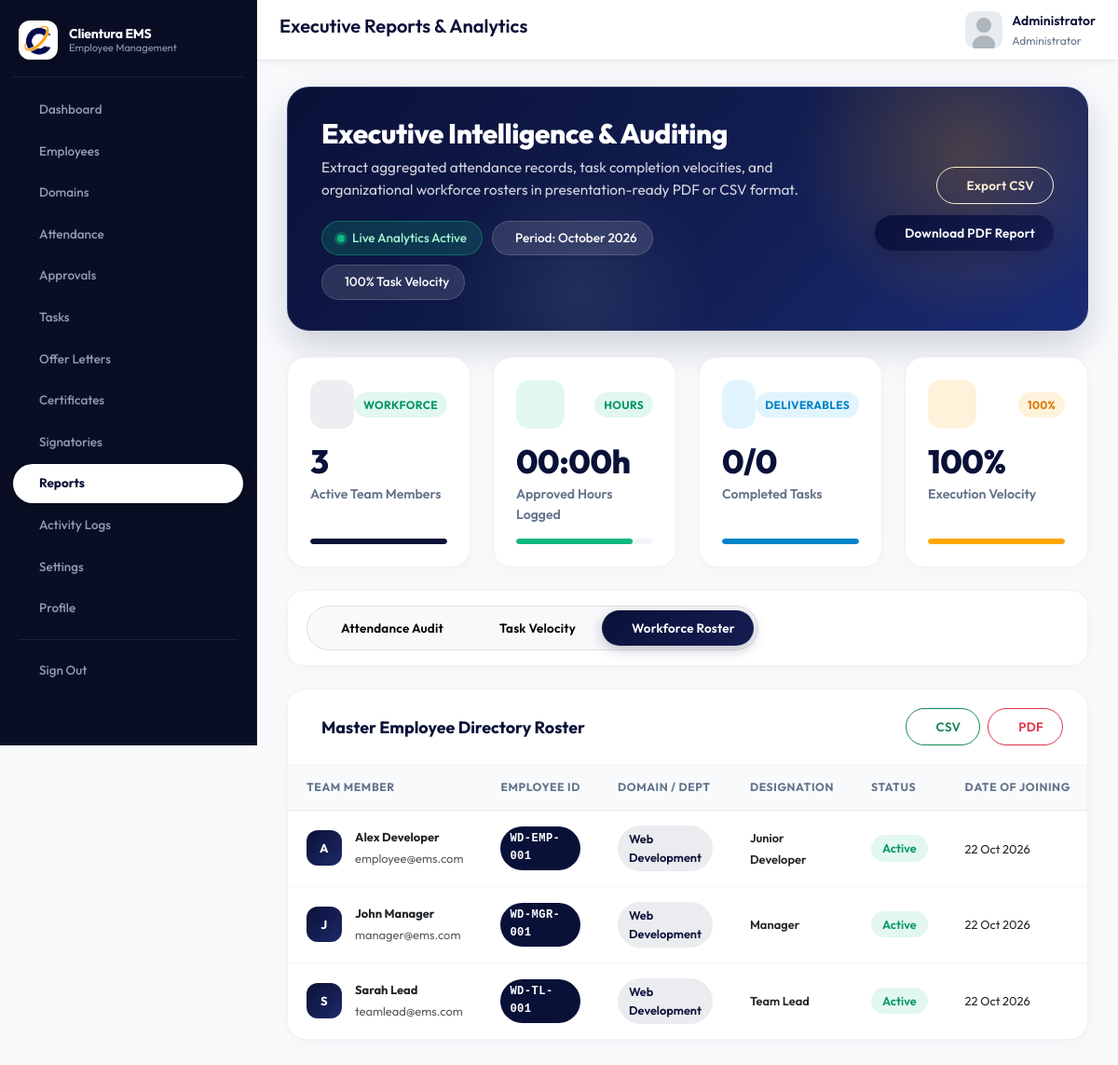
The app's page /admin/reports.php?type=employees (signed in) with its own data.
### tables this page shows
CREATE TABLE IF NOT EXISTS `employees` (
  `id` INT AUTO_INCREMENT PRIMARY KEY,
  `employee_id` VARCHAR(50) NOT NULL UNIQUE,
  `name` VARCHAR(100) NOT NULL,
  `email` VARCHAR(100) NOT NULL UNIQUE,
  `password` VARCHAR(255) NOT NULL,
  `phone` VARCHAR(20) DEFAULT NULL,
  `domain_id` INT DEFAULT NULL,
  `designation` VARCHAR(100) DEFAULT NULL,
  `date_of_joining` DATE DEFAULT NULL,
  `status` ENUM('active', 'inactive', 'terminated') DEFAULT 'active',
  `role_id` INT DEFAULT NULL,
  `team_lead_id` INT DEFAULT NULL,
  `requires_checkin` TINYINT(1) DEFAULT 1,
  `avatar` VARCHAR(255) DEFAULT NULL,
  `last_login` DATETIME DEFAULT NULL,
  `last_activity` DATETIME DEFAULT NULL,
  `created_at` TIMESTAMP DEFAULT CURRENT_TIMESTAMP,
  `updated_at` TIMESTAMP DEFAULT CURRENT_TIMESTAMP ON UPDATE CURRENT_TIMESTAMP,
  INDEX (`domain_id`),
  INDEX (`role_id`),
  INDEX (`team_lead_id`)
);

CREATE TABLE IF NOT EXISTS `domains` (
  `id` INT AUTO_INCREMENT PRIMARY KEY,
  `name` VARCHAR(100) NOT NULL,
  `code` VARCHAR(10) NOT NULL UNIQUE,
  `description` TEXT DEFAULT NULL,
  `status` ENUM('active', 'inactive') DEFAULT 'active',
  `created_at` TIMESTAMP DEFAULT CURRENT_TIMESTAMP
);

### admin/reports.php (the view, shortened to what the rows shown need)
<?php
require_once __DIR__ . '/../config/config.php';
$reportType = $_GET['type'] ?? 'attendance';
$month = $_GET['month'] ?? date('m');
$year = $_GET['year'] ?? date('Y');
$attendanceSummary = fetchAll(
    "SELECT e.name, e.employee_id, e.avatar,
        COUNT(a.id) as total_days,
        SUM(CASE WHEN a.status = 'approved' THEN 1 ELSE 0 END) as approved,
        SEC_TO_TIME(SUM(TIME_TO_SEC(a.total_hours))) as total_hours
     FROM employees e
     LEFT JOIN attendance a ON e.id = a.employee_id AND MONTH(a.date) = ? AND YEAR(a.date) = ?
     WHERE e.status = 'active'
     GROUP BY e.id
     ORDER BY e.name",
    "ii",
    [$month, $year]
);
require_once __DIR__ . '/../includes/header.php';
?>
<div class="main-content">
    <header class="main-header">
        <div class="header-left">
            <h1 class="page-title">Executive Reports & Analytics</h1>
        </div>
    </header>
    <div class="content-wrapper">
        <div class="saas-hero">
            <div class="row align-items-center">
                <div class="col-lg-8">
                    <div class="saas-hero-content">
                        <h2 class="saas-hero-title">Executive Intelligence & Auditing</h2>
                    </div>
                </div>
            </div>
        </div>
        <?php if ($reportType === 'attendance'): ?>
        <div class="saas-card">
            <div class="saas-card-header">
                <h5 class="saas-card-title">
                    <?php echo pika_icon('calendar', 'text-primary', 20); ?>
                    Monthly Attendance Audit (<?php echo date('F Y', mktime(0, 0, 0, $month, 1, $year)); ?>)
                </h5>
                <div class="d-flex gap-2">
                    <a href="?type=attendance&month=<?php echo $month; ?>&year=<?php echo $year; ?>&export=csv" class="btn btn-sm btn-outline-success">
                        <?php echo pika_icon('download', 'me-1', 13); ?> CSV
                    </a>
                    <a href="?type=attendance&month=<?php echo $month; ?>&year=<?php echo $year; ?>&export=pdf" class="btn btn-sm btn-outline-danger">
                        <?php echo pika_icon('file-text', 'me-1', 13); ?> PDF
                    </a>
                </div>
            </div>
            <div class="table-responsive">
                <table class="saas-table">
                    <thead>
                        <tr>
                            <th>Team Member</th>
                            <th>Employee ID</th>
                            <th>Days Present</th>
                            <th>Verified Sessions</th>
                            <th>Total Logged Hours</th>
                            <th>Punctuality Rate</th>
                        </tr>
                    </thead>
                    <tbody>
                        <?php foreach ($attendanceSummary as $row):
                            $initials = strtoupper(substr($row['name'], 0, 1));
                            $present = intval($row['total_days'] ?? 0);
                            $approved = intval($row['approved'] ?? 0);
                            $approvalPct = $present > 0 ? round(($approved / $present) * 100) : 100;
                        ?>
                        <tr>
                            <td>
                                <div class="saas-user-cell">
                                    <?php if (!empty($row['avatar'])): ?>
                                    <img src="<?php echo getAvatar($row['avatar']); ?>" class="saas-avatar" style="width: 38px; height: 38px;" alt="">
                                    <?php else: ?>
                                    <div class="saas-avatar-initials" style="width: 38px; height: 38px; font-size: 13px;"><?php echo $initials; ?></div>
                                    <?php endif; ?>
                                    <div>
                                        <div class="fw-bold text-dark small"><?php echo htmlspecialchars($row['name']); ?></div>
                                    </div>
                                </div>
                            </td>
                            <td>
                                <span class="saas-id-badge"><?php echo htmlspecialchars($row['employee_id']); ?></span>
                            </td>
                            <td>
                                <span class="fw-bold text-dark"><?php echo $present; ?></span> <small class="text-muted">days</small>
                            </td>
                            <td>
                                <span class="saas-tag emerald"><?php echo $approved; ?> verified</span>
                            </td>
                            <td>
                                <span class="fw-semibold text-dark"><?php echo $row['total_hours'] ? substr($row['total_hours'], 0, 5) . ' hrs' : '00:00 hrs'; ?></span>
                            </td>
                            <td>
                                <span class="saas-tag <?php echo $approvalPct >= 80 ? 'emerald' : ($approvalPct >= 50 ? 'amber' : 'rose'); ?>">
                                    <?php echo $approvalPct; ?>% Verified
                                </span>
                            </td>
                        </tr>
                        <?php endforeach; ?>
                    </tbody>
                </table>
            </div>
        </div>
        <?php else: ?>
        <div class="saas-card">
            <div class="table-responsive">
                <?php $employeesRoster = fetchAll(
                    "SELECT e.*, d.name as domain_name, d.code as domain_code
                     FROM employees e
                     LEFT JOIN domains d ON e.domain_id = d.id
                     ORDER BY e.name"
                ); ?>
                <table class="saas-table">
                    <thead>
                        <tr>
                            <th>Team Member</th>
                            <th>Employee ID</th>
                            <th>Domain / Dept</th>
                            <th>Designation</th>
                            <th>Status</th>
                            <th>Date of Joining</th>
                        </tr>
                    </thead>
                    <tbody>
                        <?php foreach ($employeesRoster as $emp):
                            $initials = strtoupper(substr($emp['name'], 0, 1));
                        ?>
                        <tr>
                            <td>
                                <div class="saas-user-cell">
                                    <?php if (!empty($emp['avatar'])): ?>
                                    <img src="<?php echo getAvatar($emp['avatar']); ?>" class="saas-avatar" style="width: 38px; height: 38px;" alt="">
                                    <?php else: ?>
                                    <div class="saas-avatar-initials" style="width: 38px; height: 38px; font-size: 13px;"><?php echo $initials; ?></div>
                                    <?php endif; ?>
                                    <div>
                                        <div class="fw-bold text-dark small"><?php echo htmlspecialchars($emp['name']); ?></div>
                                        <small class="text-muted"><?php echo htmlspecialchars($emp['email']); ?></small>
                                    </div>
                                </div>
                            </td>
                            <td>
                                <span class="saas-id-badge"><?php echo htmlspecialchars($emp['employee_id']); ?></span>
                            </td>
                            <td>
                                <?php if ($emp['domain_name']): ?>
                                <span class="saas-tag primary">
                                    <?php echo htmlspecialchars($emp['domain_name']); ?>
                                </span>
                                <?php else: ?>
                                <span class="text-muted small">—</span>
                                <?php endif; ?>
                            </td>
                            <td>
                                <span class="fw-semibold text-dark small"><?php echo htmlspecialchars($emp['designation'] ?? 'Employee'); ?></span>
                            </td>
                            <td>
                                <span class="saas-tag <?php echo $emp['status'] === 'active' ? 'emerald' : 'amber'; ?>">
                                    <?php echo ucfirst($emp['status']); ?>
                                </span>
                            </td>
                            <td>
                                <span class="text-dark small"><?php echo $emp['date_of_joining'] ? formatDate($emp['date_of_joining']) : '—'; ?></span>
                            </td>
                        </tr>
                        <?php endforeach; ?>
                    </tbody>
                </table>
            </div>
        </div>
        <?php endif; ?>
    </div>
</div>
<?php require_once __DIR__ . '/../includes/footer.php'; ?>

### records on screen
employees: name "A", name "Alex Developer", email "employee@ems.com", employee "WD-EMP-001", domain.name "Web Development", designation "Junior Developer", status "Active", date_of_joining "22 Oct 2026"
employees: name "J", name "John Manager", email "manager@ems.com", employee "WD-MGR-001", domain.name "Web Development", designation "Manager", status "Active", date_of_joining "22 Oct 2026"
employees: name "S", name "Sarah Lead", email "teamlead@ems.com", employee "WD-TL-001", domain.name "Web Development", designation "Team Lead", status "Active", date_of_joining "22 Oct 2026"

### other values on screen
$_SESSION['user_name'] "Administrator"
date('F Y', mktime(0, 0, 0, $month, 1, $year)) "October 2026"
$taskSuccessRate "100"
$staffCount "3"
substr($totalHoursLogged, 0, 5) "00:00"
$totalTasksDone "0"
$totalTasksIssued "0"
